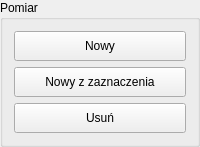
               <widget class="QGroupBox" name="groupBoxLibMeasure">
                <property name="title">
                 <string>Pomiar</string>
                </property>
                <layout class="QVBoxLayout" name="verticalLayout_37">
                 <item>
                  <widget class="QPushButton" name="buttonLibNewMeasure">
                   <property name="minimumSize">
                    <size>
                     <width>150</width>
                     <height>30</height>
                    </size>
                   </property>
                   <property name="maximumSize">
                    <size>
                     <width>16777215</width>
                     <height>30</height>
                    </size>
                   </property>
                   <property name="text">
                    <string>Nowy</string>
                   </property>
                   <property name="icon">
                    <iconset>
                     <normaloff>icons/add_measurement.png</normaloff>icons/add_measurement.png</iconset>
                   </property>
                  </widget>
                 </item>
                 <item>
                  <widget class="QPushButton" name="buttonLibNewSelectedMeasure">
                   <property name="minimumSize">
                    <size>
                     <width>0</width>
                     <height>30</height>
                    </size>
                   </property>
                   <property name="maximumSize">
                    <size>
                     <width>16777215</width>
                     <height>30</height>
                    </size>
                   </property>
                   <property name="text">
                    <string>Nowy z zaznaczenia</string>
                   </property>
                  </widget>
                 </item>
                 <item>
                  <widget class="QPushButton" name="buttonLibDeleteMeasure">
                   <property name="enabled">
                    <bool>true</bool>
                   </property>
                   <property name="minimumSize">
                    <size>
                     <width>100</width>
                     <height>30</height>
                    </size>
                   </property>
                   <property name="maximumSize">
                    <size>
                     <width>16777215</width>
                     <height>30</height>
                    </size>
                   </property>
                   <property name="text">
                    <string>Usuń</string>
                   </property>
                  </widget>
                 </item>
                </layout>
               </widget>
